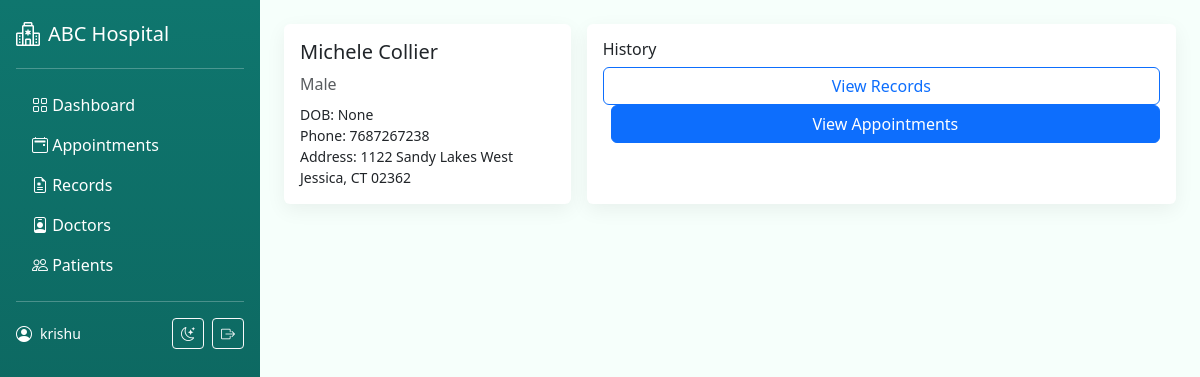
The page /accounts/patient/8/ (signed in) on the database its author committed.
### accounts/models.py (models this page shows, shortened)
class User(AbstractUser):
    class Roles(models.TextChoices):
        ADMIN = "ADMIN", _("Admin")
        DOCTOR = "DOCTOR", _("Doctor")
        PATIENT = "PATIENT", _("Patient")
    role = models.CharField(
        max_length=20,
        choices=Roles.choices,
        default=Roles.PATIENT,
        help_text=_("Determines the user dashboard and permissions."),
    )

class PatientProfile(models.Model):
    GENDER_CHOICES = (
        ("M", _("Male")),
        ("F", _("Female")),
        ("O", _("Other")),
    )
    user = models.OneToOneField(User, on_delete=models.CASCADE, related_name="patient_profile")
    date_of_birth = models.DateField(null=True, blank=True)
    gender = models.CharField(max_length=1, choices=GENDER_CHOICES, blank=True)
    address = models.CharField(max_length=255, blank=True)
    phone = models.CharField(max_length=20, blank=True)

### accounts/views.py (the view)
# urls.py: path('patient/<int:pk>/', views.patient_profile, name='patient_profile'),
@login_required
def patient_profile(request, pk):
    user = get_object_or_404(User, pk=pk, role=User.Roles.PATIENT)
    return render(request, 'accounts/patient_profile.html', { 'patient': user })

### templates/accounts/patient_profile.html (shortened to what this page needs)
{% extends 'base.html' %}
{% block content %}
<div class="row g-3">
  <div class="col-md-4">
    <div class="card p-3 h-100">
      <h5>{{ patient.get_full_name|default:patient.username }}</h5>
      <div class="text-muted">{{ patient.patient_profile.get_gender_display }}</div>
      <div class="small mt-2">DOB: {{ patient.patient_profile.date_of_birth }}</div>
      <div class="small">Phone: {{ patient.patient_profile.phone }}</div>
      <div class="small">Address: {{ patient.patient_profile.address }}</div>
    </div>
  </div>
  <div class="col-md-8">
    <div class="card p-3 h-100">
      <h6>History</h6>
      <a class="btn btn-outline-primary" href="/records/">View Records</a>
      <a class="btn btn-primary ms-2" href="/appointments/">View Appointments</a>
    </div>
  </div>
</div>
{% endblock %}

### templates/base.html (shortened to what this page needs)
<!DOCTYPE html>
<html lang="en" data-bs-theme="light">
<head>
  <link href="https://cdn.jsdelivr.net/npm/bootstrap@5.3.3/dist/css/bootstrap.min.css" rel="stylesheet">
  <link href="https://cdn.jsdelivr.net/npm/bootstrap-icons@1.11.3/font/bootstrap-icons.css" rel="stylesheet">
  {% load static %}
</head>
<body>
  <div class="d-flex" style="min-height:100vh;">
    <aside class="flex-shrink-0 p-3 text-bg-dark" style="width:260px;background:linear-gradient(180deg,var(--brand),#0b5b55);">
      <a href="/" class="d-flex align-items-center mb-3 mb-md-0 me-md-auto text-white text-decoration-none">
        <i class="bi bi-hospital fs-4 me-2"></i>
        <span class="fs-5">ABC Hospital</span>
      </a>
      <hr>
      <ul class="nav nav-pills flex-column mb-auto">
        <li class="nav-item"><a href="/" class="nav-link text-white"><i class="bi bi-grid"></i> Dashboard</a></li>
        <li><a href="/appointments/" class="nav-link text-white"><i class="bi bi-calendar2-event"></i> Appointments</a></li>
        <li><a href="/records/" class="nav-link text-white"><i class="bi bi-file-earmark-medical"></i> Records</a></li>
        <li><a href="/accounts/doctors/" class="nav-link text-white"><i class="bi bi-person-badge"></i> Doctors</a></li>
        <li><a href="/accounts/patients/" class="nav-link text-white"><i class="bi bi-people"></i> Patients</a></li>
      </ul>
      <hr>
      <div class="d-flex align-items-center text-white">
        <i class="bi bi-person-circle me-2"></i>
        <div class="small">{{ user.get_full_name|default:user.username }}</div>
        <div class="ms-auto d-flex gap-2">
          <button id="themeToggle" class="btn btn-sm btn-outline-light"><i class="bi bi-moon-stars"></i></button>
          <a href="/accounts/logout/" class="btn btn-sm btn-outline-light"><i class="bi bi-box-arrow-right"></i></a>
        </div>
      </div>
    </aside>
    <main class="flex-grow-1 p-4">
      {% block content %}{% endblock %}
    </main>
  </div>
</body>
</html>

### templates/base.html (style rules this page uses)
:root { --brand: #0f766e; --brand-2:#0ea5a4; --bg:#f6fffb; }
body { background-color: var(--bg); }
.card { border: 0; box-shadow: 0 6px 20px rgba(0,0,0,0.06); }

### rows shown on the page
User: get_full_name "krishu"
User: get_full_name "Michele Collier", patient_profile.gender "Male", patient_profile.date_of_birth "None", patient_profile.phone "7687267238", patient_profile.address "1122 Sandy Lakes West Jessica, CT 02362"
